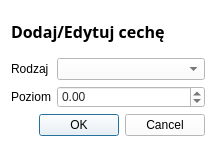
<?xml version="1.0" encoding="UTF-8"?>
<ui version="4.0">
 <class>CharacteristicInputDialog</class>
 <widget class="QDialog" name="CharacteristicInputDialog">
  <property name="geometry">
   <rect>
    <x>0</x>
    <y>0</y>
    <width>216</width>
    <height>147</height>
   </rect>
  </property>
  <property name="windowTitle">
   <string>Dodaj/Edytuj cechę</string>
  </property>
  <property name="styleSheet">
   <string notr="true">background-color: rgb(255, 255, 255);</string>
  </property>
  <layout class="QVBoxLayout" name="verticalLayout">
   <item>
    <widget class="QLabel" name="label_title">
     <property name="font">
      <font>
       <family>Quicksand Medium</family>
       <pointsize>12</pointsize>
       <bold>true</bold>
      </font>
     </property>
     <property name="styleSheet">
      <string notr="true">QLabel{
color: rgb(0, 0, 0);
}</string>
     </property>
     <property name="text">
      <string>Dodaj/Edytuj cechę</string>
     </property>
    </widget>
   </item>
   <item>
    <layout class="QFormLayout" name="formLayout_inputs">
     <item row="0" column="0">
      <widget class="QLabel" name="label_type">
       <property name="styleSheet">
        <string notr="true">QLabel{
color: rgb(0, 0, 0);
}</string>
       </property>
       <property name="text">
        <string>Rodzaj</string>
       </property>
      </widget>
     </item>
     <item row="1" column="0">
      <widget class="QLabel" name="label_level">
       <property name="styleSheet">
        <string notr="true">QLabel{
color: rgb(0, 0, 0);
}</string>
       </property>
       <property name="text">
        <string>Poziom</string>
       </property>
      </widget>
     </item>
     <item row="1" column="1">
      <widget class="QDoubleSpinBox" name="doubleSpinBox_level">
       <property name="styleSheet">
        <string notr="true">QWidget{
	color: rgb(41, 41, 41);
}</string>
       </property>
       <property name="minimum">
        <double>-100.000000000000000</double>
       </property>
       <property name="maximum">
        <double>100.000000000000000</double>
       </property>
       <property name="value">
        <double>0.000000000000000</double>
       </property>
      </widget>
     </item>
     <item row="0" column="1">
      <widget class="QComboBox" name="comboBox_type">
       <property name="styleSheet">
        <string notr="true">QWidget{
	color: rgb(41, 41, 41);
}</string>
       </property>
      </widget>
     </item>
    </layout>
   </item>
   <item>
    <widget class="QDialogButtonBox" name="buttonBox">
     <property name="styleSheet">
      <string notr="true">QWidget{
color: black;
}</string>
     </property>
     <property name="orientation">
      <enum>Qt::Horizontal</enum>
     </property>
     <property name="standardButtons">
      <set>QDialogButtonBox::Cancel|QDialogButtonBox::Ok</set>
     </property>
    </widget>
   </item>
  </layout>
 </widget>
 <resources/>
 <connections>
  <connection>
   <sender>buttonBox</sender>
   <signal>accepted()</signal>
   <receiver>CharacteristicInputDialog</receiver>
   <slot>accept()</slot>
   <hints>
    <hint type="sourcelabel">
     <x>248</x>
     <y>254</y>
    </hint>
    <hint type="destinationlabel">
     <x>157</x>
     <y>274</y>
    </hint>
   </hints>
  </connection>
  <connection>
   <sender>buttonBox</sender>
   <signal>rejected()</signal>
   <receiver>CharacteristicInputDialog</receiver>
   <slot>reject()</slot>
   <hints>
    <hint type="sourcelabel">
     <x>316</x>
     <y>260</y>
    </hint>
    <hint type="destinationlabel">
     <x>286</x>
     <y>274</y>
    </hint>
   </hints>
  </connection>
 </connections>
</ui>
